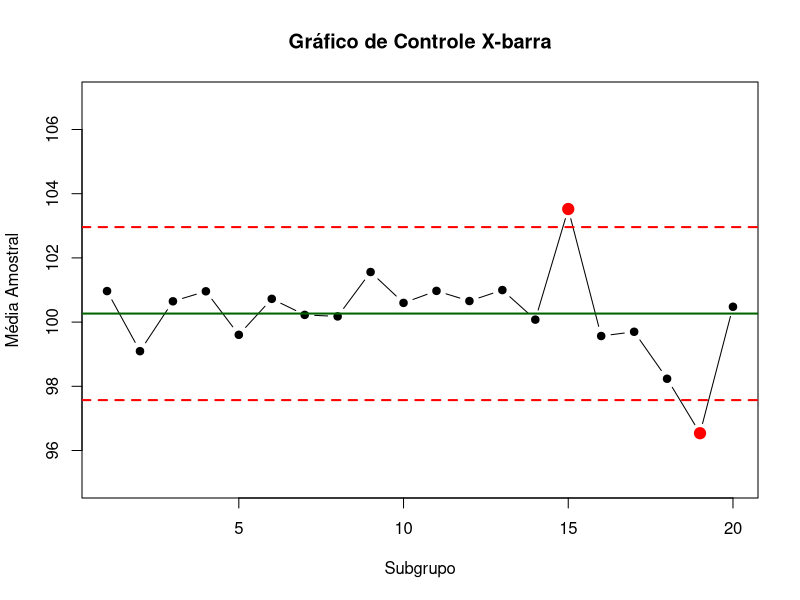

Generate this figure with R:
## ---- chunk 1
#| label: grafico-x-bar
#| fig-cap: "Gráfico X-barra construído com R Base."

# 1. Simulação de Dados (20 subgrupos de tamanho n = 5)
set.seed(42)
n <- 5
m <- 20
dados <- matrix(rnorm(m * n, mean = 100, sd = 2), ncol = n)

# Introduzindo uma causa especial no subgrupo 15
dados[15, ] <- dados[15, ] + 4 

# 2. Cálculos das Estatísticas
medias_subgrupos <- apply(dados, 1, mean)
amplitudes_subgrupos <- apply(dados, 1, function(x) max(x) - min(x))

x_bar_bar <- mean(medias_subgrupos)
r_bar <- mean(amplitudes_subgrupos)

# Constante A2 para n=5 (tabelada)
A2 <- 0.577 

# 3. Limites de Controle
LSC_x <- x_bar_bar + A2 * r_bar
LIC_x <- x_bar_bar - A2 * r_bar

# 4. Plotagem em R Base
plot(medias_subgrupos, type = "b", pch = 19, ylim = c(95, 107),
     xlab = "Subgrupo", ylab = "Média Amostral",
     main = "Gráfico de Controle X-barra")
abline(h = x_bar_bar, col = "darkgreen", lwd = 2) # Linha Central
abline(h = LSC_x, col = "red", lty = 2, lwd = 2)  # LSC
abline(h = LIC_x, col = "red", lty = 2, lwd = 2)  # LIC

# Destacar pontos fora de controle
fora_controle <- which(medias_subgrupos > LSC_x | medias_subgrupos < LIC_x)
points(fora_controle, medias_subgrupos[fora_controle], col = "red", pch = 19, cex = 1.5)
